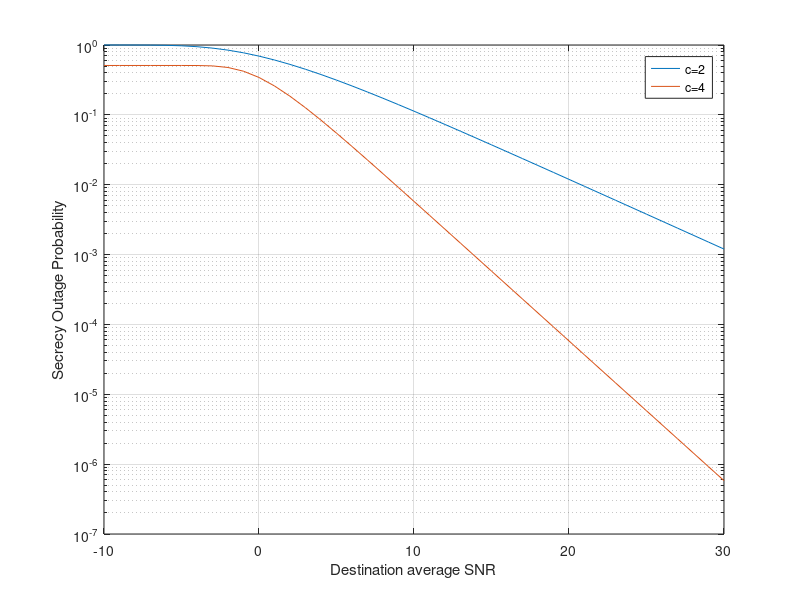

The MATLAB script that drew this image:
%%  the global simulation parameters
% eavesdropper_avgSNR = 0.1
% destination_avgSNR = eavesdropper_avgSNR:30;
snr_dB = -10:1:30; % range of SNR values in dB
destination_avgSNR = 10.^(snr_dB/10);
eavesdropper_avgSNR = 0.1;

%% this is the weibull fading channel simulation for c = 2 (Rayleigh)

%   this simulation is going to mimic the Rayleigh theoretical simulation
%   We first have to define our parameters

%   this is the shape parameter c
c = 2;
Cth = 1;
t = 2^Cth;

q = gamma(1+2/c)/eavesdropper_avgSNR;
p = gamma(1+2/c)./destination_avgSNR;
j = (c/2)*(gamma(1+c/2)/eavesdropper_avgSNR);

% this is the first integral
i1 = 2*q^(-c/2)/c;

%   the second integral changes based on the shape parameter
i2 = exp(p-p.*t)./(q+p.*t);

SOP2 = ((c*j)/2).*(i1-i2);

semilogy(snr_dB, SOP2);
xlabel('Destination average SNR');
ylabel('Secrecy Outage Probability');

%%  this is the weibull fading channel for c = 4
c = 4;
Cth = 1;
t = 2^Cth;

q = gamma(1+2/c)/eavesdropper_avgSNR;
p = gamma(1+2/c)./destination_avgSNR;
j = (c/2)*(gamma(1+c/2)/eavesdropper_avgSNR);

%   the first integral
i1 = 2*q^(-c/2)/c;

%   the second integral for c = 4 is going to be broken in parts
% Define constants
e = exp(1);
pi_sqrt = sqrt(pi);
% Calculate intermediate values (using element-wise operations)
term1 = e.^(-p.^2.*(t-1).^2);
term2 = sqrt(p.^2.*t.^2+q^2) - pi_sqrt*p.^2.*(t-1).*t.*e.^((p.^4.*(t-1).^2.*t.^2)./(p.^2.*t.^2+q^2)).*erfc((p.^2.*(t-1).*t)./sqrt(p.^2.*t.^2+q^2));
term3 = 2.*(p.^2.*t.^2+q^2).^(3/2);

% Calculate final result (using element-wise operations)
i4 = term1.*term2./term3;

SOP4 = ((c*j)/2).*(i1-i4);

hold on;
semilogy(snr_dB, SOP4);
hold off;

legend('c=2', 'c=4', 'Location', 'Northeast');
grid on;


